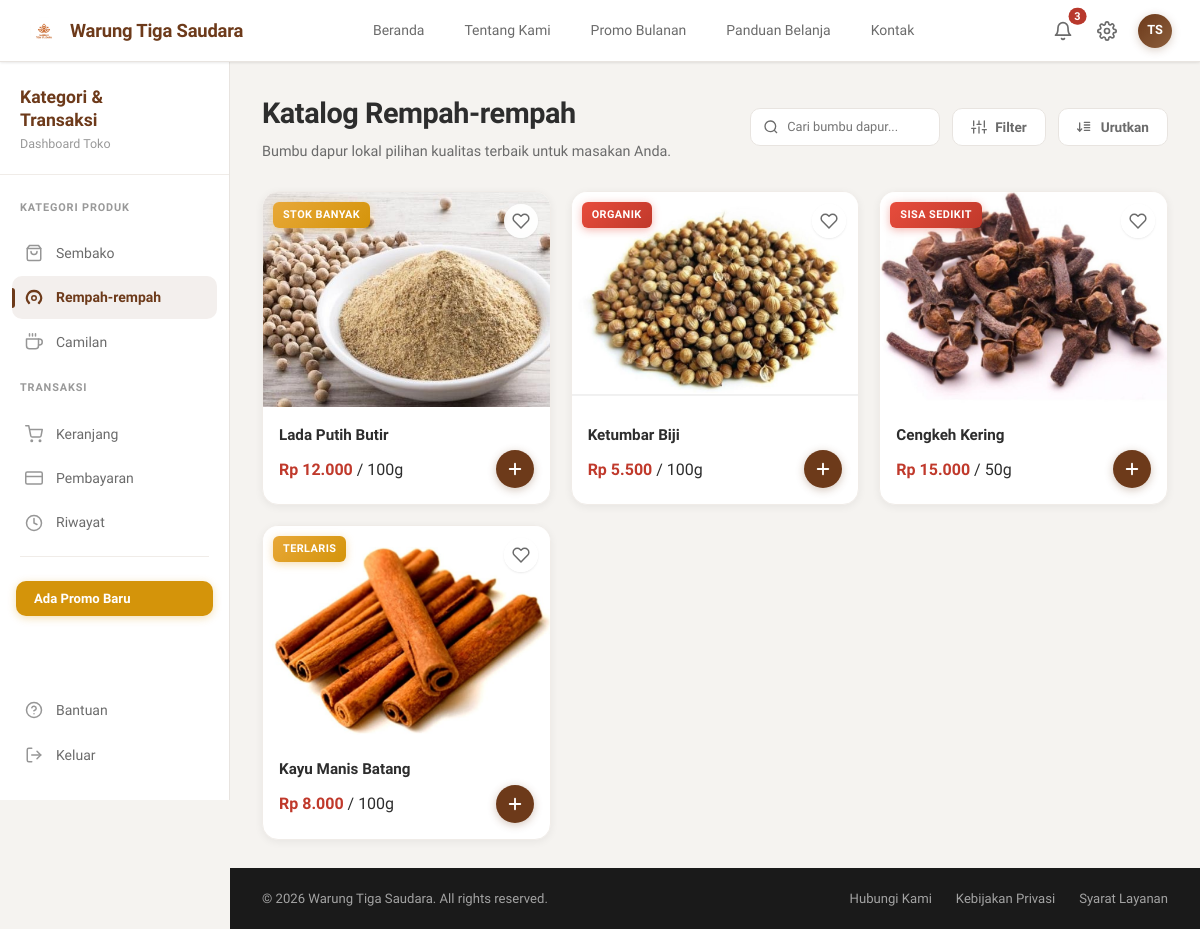
Page /index.php?page=rempah on the committed database.
### tables this page shows
CREATE TABLE `products` (
    `id`          INT AUTO_INCREMENT PRIMARY KEY,
    `name`        VARCHAR(100)   NOT NULL,
    `category`    VARCHAR(50)    NOT NULL,
    `unit_desc`   VARCHAR(100)   NOT NULL,
    `price`       DECIMAL(10,2)  NOT NULL,
    `image_url`   VARCHAR(255)   NOT NULL,
    `badge_label` VARCHAR(50)    DEFAULT NULL,
    `created_at`  TIMESTAMP      DEFAULT CURRENT_TIMESTAMP,
    `updated_at`  TIMESTAMP      DEFAULT CURRENT_TIMESTAMP ON UPDATE CURRENT_TIMESTAMP
);

### db_connect.php (called while the page is built, shortened)
<?php
function getProductImage(string $name): string
{
    $map = [
        'Beras Premium' => 'images/product-beras.jpg',
        'Minyak Goreng' => 'images/product-minyak.jpg',
        'Beras Rojolele Premium 5kg' => 'images/rojolele.jpg',
        'Minyak Goreng Bimoli 2L' => 'images/bimoli.jpeg',
        'Bawang Merah Brebes 500g' => 'images/bawang.jpeg',
        'Lada Putih Butir' => 'images/lada.jpeg',
        'Lada Putih Bubuk' => 'images/lada.jpeg',
        'Ketumbar Biji' => 'images/ketumbar.jpeg',
        'Ketumbar' => 'images/ketumbar.jpeg',
        'Cengkeh Kering' => 'images/cengkeh.jpeg',
        'Cengkeh' => 'images/cengkeh.jpeg',
        'Kayu Manis Batang' => 'images/kayumanis.jpeg',
        'Kayu Manis' => 'images/kayumanis.jpeg',
        'Nastar Klasik Premium' => 'images/nastar.jpeg',
        'Kacang Atom Garuda' => 'images/katom.jpeg',
        'Keripik Singkong Pedas' => 'images/pikdas.jpeg',
        'Stik Keju Edam' => 'images/stik.jpeg',
        'Kerupuk Udang Renyah' => 'images/kerupuk.jpeg',
        'Keripik Pisang Manis' => 'images/kerpis.jpeg',
        'Minyak Goreng SunCo 2L' => 'images/minyaks.jpeg',
        'Telur Ayam Negeri 1kg' => 'images/telur.jpeg',
        'Gula Pasir Gulaku 1kg' => 'images/gula.jpeg',
        'Teh Celup Premium 25s' => 'images/celup.jpeg',
        'Tepung Terigu Segitiga Biru 1kg' => 'images/setbir.jpeg',
        'Paket Sembako Berkah' => 'images/paket.jpeg'
    ];
    return $map[$name] ?? 'images/logo.png';
}

### pages/rempah.php (the view, shortened to what this page needs)
<?php
require_once __DIR__ . '/../db_connect.php';
$searchQuery = isset($_GET['search']) ? trim($_GET['search']) : '';
try {
    if ($searchQuery !== '') {
        $stmt = $pdo->prepare("SELECT * FROM products WHERE category = 'Rempah-rempah' AND name LIKE ? ORDER BY id ASC");
        $stmt->execute(['%' . $searchQuery . '%']);
    } else {
        $stmt = $pdo->prepare("SELECT * FROM products WHERE category = 'Rempah-rempah' ORDER BY id ASC");
        $stmt->execute();
    }
    $rempahProducts = $stmt->fetchAll();
} catch (PDOException $e) {
    $rempahProducts = [];
    error_log('Rempah fetch error: ' . $e->getMessage());
}
?>
<div class="catalog-header fade-in">
    <div>
        <h1 class="catalog-header__title">Katalog Rempah-rempah</h1>
        <p class="catalog-header__desc">Bumbu dapur lokal pilihan kualitas terbaik untuk masakan Anda.</p>
    </div>
    <div class="catalog-header__actions">
        <div class="search-box-wrapper">
            <svg viewBox="0 0 24 24" fill="none" stroke="currentColor" stroke-width="2" class="search-box-icon">
                <circle cx="11" cy="11" r="8"/><line x1="21" y1="21" x2="16.65" y2="16.65"/>
            </svg>
            <form action="index.php" method="GET" style="margin:0; display:flex;">
                <input type="text" name="search" class="input-search" placeholder="Cari bumbu dapur..." value="<?= htmlspecialchars($searchQuery) ?>">
            </form>
        </div>
        <button class="btn-filter">
            Filter
        </button>
        <button class="btn-sort">
            Urutkan
        </button>
    </div>
</div>
<div class="products__grid">
    <?php if (!empty($rempahProducts)): ?>
        <?php foreach ($rempahProducts as $product): ?>
            <div class="product-card fade-in" id="product-<?= htmlspecialchars($product['id']) ?>">
                <div class="product-card__image-wrapper">
                    <img
                        src="<?= htmlspecialchars(getProductImage($product['name'])) ?>"
                        alt="<?= htmlspecialchars($product['name']) ?>"
                        class="product-card__image"
                        loading="lazy"
                    >
                    <?php if (!empty($product['badge_label'])): ?>
                        <span class="product-card__badge
                            <?= ($product['badge_label'] === 'Terlaris' || $product['badge_label'] === 'Stok Banyak')
                                ? 'product-card__badge--laris'
                                : 'product-card__badge--promo' ?>">
                            <?= htmlspecialchars($product['badge_label']) ?>
                        </span>
                    <?php endif; ?>
                    <button class="btn-wishlist" title="Tambah ke Wishlist">
                        <svg viewBox="0 0 24 24" fill="none" stroke="currentColor" stroke-width="2" stroke-linecap="round" stroke-linejoin="round">
                            <path d="M20.84 4.61a5.5 5.5 0 00-7.78 0L12 5.67l-1.06-1.06a5.5 5.5 0 00-7.78 7.78l1.06 1.06L12 21.23l7.78-7.78 1.06-1.06a5.5 5.5 0 000-7.78z"/>
                        </svg>
                    </button>
                </div>
                <div class="product-card__info">
                    <h3 class="product-card__name"><?= htmlspecialchars($product['name']) ?></h3>
                    <div class="product-card__footer">
                        <div>
                            <span class="product-card__price"><?= formatRupiah((float) $product['price']) ?></span>
                            <span class="product-card__unit-label">/ <?= htmlspecialchars(explode(' / ', $product['unit_desc'])[0]) ?></span>
                        </div>
                        <form action="cart_action.php" method="POST" style="margin:0;">
                            <button type="submit" class="product-card__cart-btn product-card__cart-btn--round" title="Tambah ke Keranjang">
                                <svg viewBox="0 0 24 24" fill="none" stroke="currentColor" stroke-width="2.5" stroke-linecap="round" stroke-linejoin="round">
                                    <line x1="12" y1="5" x2="12" y2="19"/>
                                    <line x1="5" y1="12" x2="19" y2="12"/>
                                </svg>
                            </button>
                        </form>
                    </div>
                </div>
            </div>
        <?php endforeach; ?>
    <?php else: ?>
        <div style="grid-column: 1 / -1; text-align: center; padding: 48px 20px; color: var(--color-text-light);">
            <p>Tidak ada produk kategori Rempah-rempah.</p>
        </div>
    <?php endif; ?>
</div>

### rows in the picture
products: shows a picture, badge_label "STOK BANYAK", name "Lada Putih Butir", price "Rp 12.000", unit_desc "100g"
products: shows a picture, badge_label "ORGANIK", name "Ketumbar Biji", price "Rp 5.500", unit_desc "100g"
products: shows a picture, badge_label "SISA SEDIKIT", name "Cengkeh Kering", price "Rp 15.000", unit_desc "50g"
products: shows a picture, badge_label "TERLARIS", name "Kayu Manis Batang", price "Rp 8.000", unit_desc "100g"

### other values in the picture
$userInitials "TS"
